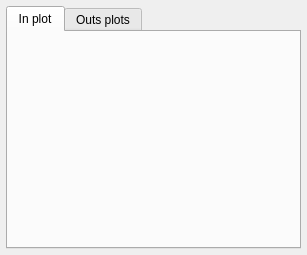
<?xml version="1.0" encoding="UTF-8"?>
<ui version="4.0">
 <class>Plots</class>
 <widget class="QWidget" name="Plots">
  <property name="geometry">
   <rect>
    <x>0</x>
    <y>0</y>
    <width>307</width>
    <height>255</height>
   </rect>
  </property>
  <property name="windowTitle">
   <string>Form</string>
  </property>
  <layout class="QVBoxLayout" name="verticalLayout_2">
   <property name="leftMargin">
    <number>6</number>
   </property>
   <property name="topMargin">
    <number>6</number>
   </property>
   <property name="rightMargin">
    <number>6</number>
   </property>
   <property name="bottomMargin">
    <number>6</number>
   </property>
   <item>
    <widget class="QTabWidget" name="tabWidget">
     <property name="currentIndex">
      <number>0</number>
     </property>
     <widget class="QWidget" name="inPlot">
      <attribute name="title">
       <string>In plot</string>
      </attribute>
      <layout class="QVBoxLayout" name="inLayout">
       <property name="leftMargin">
        <number>0</number>
       </property>
       <property name="topMargin">
        <number>0</number>
       </property>
       <property name="rightMargin">
        <number>0</number>
       </property>
       <property name="bottomMargin">
        <number>0</number>
       </property>
      </layout>
     </widget>
     <widget class="QWidget" name="outPlot">
      <attribute name="title">
       <string>Outs plots</string>
      </attribute>
      <layout class="QVBoxLayout" name="outLayout">
       <property name="spacing">
        <number>0</number>
       </property>
       <property name="leftMargin">
        <number>0</number>
       </property>
       <property name="topMargin">
        <number>0</number>
       </property>
       <property name="rightMargin">
        <number>0</number>
       </property>
       <property name="bottomMargin">
        <number>0</number>
       </property>
      </layout>
     </widget>
    </widget>
   </item>
  </layout>
 </widget>
 <resources/>
 <connections/>
</ui>
